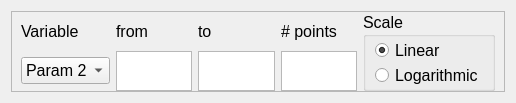
<?xml version="1.0" encoding="UTF-8"?>
<ui version="4.0">
 <class>variable_from_to_n_scale</class>
 <widget class="QWidget" name="variable_from_to_n_scale">
  <property name="geometry">
   <rect>
    <x>0</x>
    <y>0</y>
    <width>516</width>
    <height>94</height>
   </rect>
  </property>
  <property name="sizePolicy">
   <sizepolicy hsizetype="Preferred" vsizetype="Preferred">
    <horstretch>1</horstretch>
    <verstretch>1</verstretch>
   </sizepolicy>
  </property>
  <property name="windowTitle">
   <string>Form</string>
  </property>
  <layout class="QVBoxLayout" name="verticalLayout">
   <item>
    <widget class="QFrame" name="variable_from_to_frame">
     <property name="sizePolicy">
      <sizepolicy hsizetype="Expanding" vsizetype="Expanding">
       <horstretch>1</horstretch>
       <verstretch>5</verstretch>
      </sizepolicy>
     </property>
     <property name="frameShape">
      <enum>QFrame::Shape::StyledPanel</enum>
     </property>
     <property name="frameShadow">
      <enum>QFrame::Shadow::Raised</enum>
     </property>
     <layout class="QGridLayout" name="gridLayout_4" rowstretch="1,0" columnstretch="1,1,1,1,0">
      <property name="sizeConstraint">
       <enum>QLayout::SizeConstraint::SetMaximumSize</enum>
      </property>
      <property name="topMargin">
       <number>0</number>
      </property>
      <property name="bottomMargin">
       <number>0</number>
      </property>
      <property name="verticalSpacing">
       <number>0</number>
      </property>
      <item row="0" column="0">
       <widget class="QLabel" name="Var_l">
        <property name="font">
         <font>
          <pointsize>12</pointsize>
          <strikeout>false</strikeout>
          <kerning>true</kerning>
         </font>
        </property>
        <property name="text">
         <string>Variable</string>
        </property>
       </widget>
      </item>
      <item row="1" column="0">
       <widget class="QComboBox" name="Var_dd">
        <property name="sizePolicy">
         <sizepolicy hsizetype="Preferred" vsizetype="Maximum">
          <horstretch>1</horstretch>
          <verstretch>1</verstretch>
         </sizepolicy>
        </property>
        <property name="font">
         <font>
          <pointsize>12</pointsize>
          <strikeout>false</strikeout>
          <kerning>true</kerning>
         </font>
        </property>
        <item>
         <property name="text">
          <string>Param 2</string>
         </property>
        </item>
        <item>
         <property name="text">
          <string>Param 1</string>
         </property>
        </item>
       </widget>
      </item>
      <item row="0" column="1">
       <widget class="QLabel" name="From_l">
        <property name="font">
         <font>
          <pointsize>12</pointsize>
          <strikeout>false</strikeout>
          <kerning>true</kerning>
         </font>
        </property>
        <property name="text">
         <string>from</string>
        </property>
       </widget>
      </item>
      <item row="1" column="1">
       <widget class="QTextEdit" name="from_entry">
        <property name="enabled">
         <bool>true</bool>
        </property>
        <property name="sizePolicy">
         <sizepolicy hsizetype="Expanding" vsizetype="Maximum">
          <horstretch>1</horstretch>
          <verstretch>1</verstretch>
         </sizepolicy>
        </property>
        <property name="maximumSize">
         <size>
          <width>16777215</width>
          <height>40</height>
         </size>
        </property>
        <property name="font">
         <font>
          <pointsize>10</pointsize>
          <strikeout>false</strikeout>
          <kerning>true</kerning>
         </font>
        </property>
        <property name="sizeAdjustPolicy">
         <enum>QAbstractScrollArea::SizeAdjustPolicy::AdjustIgnored</enum>
        </property>
       </widget>
      </item>
      <item row="0" column="4" rowspan="2">
       <widget class="QGroupBox" name="Scale_box">
        <property name="sizePolicy">
         <sizepolicy hsizetype="Preferred" vsizetype="Preferred">
          <horstretch>1</horstretch>
          <verstretch>0</verstretch>
         </sizepolicy>
        </property>
        <property name="font">
         <font>
          <pointsize>12</pointsize>
          <strikeout>false</strikeout>
          <kerning>true</kerning>
         </font>
        </property>
        <property name="title">
         <string>Scale</string>
        </property>
        <layout class="QVBoxLayout" name="verticalLayout_3" stretch="2,1">
         <property name="spacing">
          <number>1</number>
         </property>
         <property name="topMargin">
          <number>1</number>
         </property>
         <property name="bottomMargin">
          <number>1</number>
         </property>
         <item>
          <widget class="QRadioButton" name="lin_button">
           <property name="sizePolicy">
            <sizepolicy hsizetype="Minimum" vsizetype="Fixed">
             <horstretch>1</horstretch>
             <verstretch>0</verstretch>
            </sizepolicy>
           </property>
           <property name="maximumSize">
            <size>
             <width>16777215</width>
             <height>24</height>
            </size>
           </property>
           <property name="text">
            <string>Linear</string>
           </property>
           <property name="checked">
            <bool>true</bool>
           </property>
           <attribute name="buttonGroup">
            <string notr="true">scale_button_group</string>
           </attribute>
          </widget>
         </item>
         <item>
          <widget class="QRadioButton" name="log_button">
           <property name="sizePolicy">
            <sizepolicy hsizetype="Minimum" vsizetype="Fixed">
             <horstretch>1</horstretch>
             <verstretch>0</verstretch>
            </sizepolicy>
           </property>
           <property name="maximumSize">
            <size>
             <width>16777215</width>
             <height>24</height>
            </size>
           </property>
           <property name="text">
            <string>Logarithmic</string>
           </property>
           <attribute name="buttonGroup">
            <string notr="true">scale_button_group</string>
           </attribute>
          </widget>
         </item>
        </layout>
       </widget>
      </item>
      <item row="1" column="2">
       <widget class="QTextEdit" name="to_entry">
        <property name="sizePolicy">
         <sizepolicy hsizetype="Expanding" vsizetype="Maximum">
          <horstretch>1</horstretch>
          <verstretch>1</verstretch>
         </sizepolicy>
        </property>
        <property name="maximumSize">
         <size>
          <width>16777215</width>
          <height>40</height>
         </size>
        </property>
        <property name="font">
         <font>
          <pointsize>10</pointsize>
          <strikeout>false</strikeout>
          <kerning>true</kerning>
         </font>
        </property>
        <property name="acceptRichText">
         <bool>false</bool>
        </property>
       </widget>
      </item>
      <item row="0" column="2">
       <widget class="QLabel" name="to_l">
        <property name="font">
         <font>
          <pointsize>12</pointsize>
          <strikeout>false</strikeout>
          <kerning>true</kerning>
         </font>
        </property>
        <property name="text">
         <string>to</string>
        </property>
       </widget>
      </item>
      <item row="1" column="3">
       <widget class="QTextEdit" name="n_entry">
        <property name="sizePolicy">
         <sizepolicy hsizetype="Expanding" vsizetype="Maximum">
          <horstretch>1</horstretch>
          <verstretch>1</verstretch>
         </sizepolicy>
        </property>
        <property name="maximumSize">
         <size>
          <width>16777215</width>
          <height>40</height>
         </size>
        </property>
       </widget>
      </item>
      <item row="0" column="3">
       <widget class="QLabel" name="n_l">
        <property name="font">
         <font>
          <pointsize>12</pointsize>
         </font>
        </property>
        <property name="text">
         <string># points</string>
        </property>
       </widget>
      </item>
     </layout>
    </widget>
   </item>
  </layout>
 </widget>
 <resources/>
 <connections>
  <connection>
   <sender>Var_dd</sender>
   <signal>currentTextChanged(QString)</signal>
   <receiver>variable_from_to_n_scale</receiver>
   <slot>on_var_change(QString)</slot>
   <hints>
    <hint type="sourcelabel">
     <x>50</x>
     <y>57</y>
    </hint>
    <hint type="destinationlabel">
     <x>5</x>
     <y>59</y>
    </hint>
   </hints>
  </connection>
  <connection>
   <sender>from_entry</sender>
   <signal>textChanged()</signal>
   <receiver>variable_from_to_n_scale</receiver>
   <slot>on_from_change()</slot>
   <hints>
    <hint type="sourcelabel">
     <x>186</x>
     <y>71</y>
    </hint>
    <hint type="destinationlabel">
     <x>5</x>
     <y>41</y>
    </hint>
   </hints>
  </connection>
  <connection>
   <sender>to_entry</sender>
   <signal>textChanged()</signal>
   <receiver>variable_from_to_n_scale</receiver>
   <slot>on_to_change()</slot>
   <hints>
    <hint type="sourcelabel">
     <x>276</x>
     <y>83</y>
    </hint>
    <hint type="destinationlabel">
     <x>5</x>
     <y>28</y>
    </hint>
   </hints>
  </connection>
  <connection>
   <sender>scale_button_group</sender>
   <signal>buttonClicked(QAbstractButton*)</signal>
   <receiver>variable_from_to_n_scale</receiver>
   <slot>on_scale_change(QAbstractButton*)</slot>
   <hints>
    <hint type="sourcelabel">
     <x>-1</x>
     <y>-1</y>
    </hint>
    <hint type="destinationlabel">
     <x>257</x>
     <y>46</y>
    </hint>
   </hints>
  </connection>
  <connection>
   <sender>n_entry</sender>
   <signal>textChanged()</signal>
   <receiver>variable_from_to_n_scale</receiver>
   <slot>on_n_change()</slot>
   <hints>
    <hint type="sourcelabel">
     <x>327</x>
     <y>68</y>
    </hint>
    <hint type="destinationlabel">
     <x>4</x>
     <y>12</y>
    </hint>
   </hints>
  </connection>
 </connections>
 <slots>
  <signal>variable_changed(QString)</signal>
  <signal>from_changed(QString)</signal>
  <signal>to_changed(QString)</signal>
  <signal>scale_changed(QString)</signal>
  <signal>n_changed(QString)</signal>
  <slot>append_to_variable_list(QString)</slot>
  <slot>clear_variable_list()</slot>
  <slot>edit_from(QString)</slot>
  <slot>edit_to(QString)</slot>
  <slot>on_var_change(QString)</slot>
  <slot>on_from_change()</slot>
  <slot>on_to_change()</slot>
  <slot>on_scale_change(QAbstractButton*)</slot>
  <slot>on_n_change()</slot>
 </slots>
 <buttongroups>
  <buttongroup name="scale_button_group"/>
 </buttongroups>
</ui>
